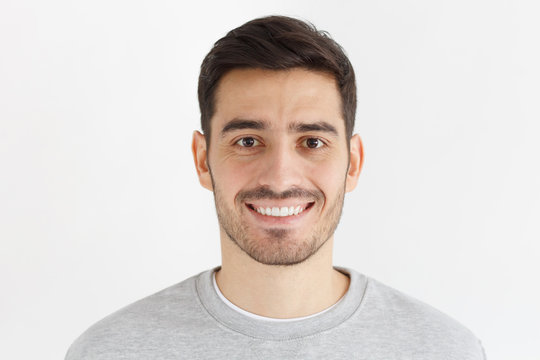
#> input picture utils/man-face-test - Copy.jpg, 540 x 360 px
$ python -i image_preprocessing.py   (imports and definitions only)
#> lines starting #> are read from the running program, lines starting #| are printed output that depends on the picture
#> further down, picture is the input picture: shape (360, 540, 3); mean B, G, R 211.8, 215.7, 222.7
from pathlib import Path
import cv2
import numpy as np

DEBUG_DIR = Path("debug_images")
# [1 line not run here, left out]

def bytes_to_cv_image(image_bytes: bytes) -> np.ndarray:
    if not image_bytes:
        raise ValueError("Image bytes can't be empty")

    image_array = np.frombuffer(image_bytes, dtype=np.uint8)
    image = cv2.imdecode(image_array, cv2.IMREAD_COLOR) # load as color image
    if image is None:
        raise ValueError("Image bytes can't be decoded")

    #print("Decoded image shape:", image.shape)

    #cv2.imwrite(str(DEBUG_DIR / f"{name}.jpg"), image)
    return image


def preprocess_image_for_comparison(image: np.ndarray) -> np.ndarray:
    image = crop_largest_face(image)
    image = cv2.resize(image, (256, 256))
    #image = cv2.cvtColor(image, cv2.COLOR_BGR2RGB) if model requires uncomment
    image = image.astype(np.float32) / 255.0

    return image

def crop_largest_face(image: np.ndarray) -> np.ndarray:
    gray_image = cv2.cvtColor(image, cv2.COLOR_BGR2GRAY)
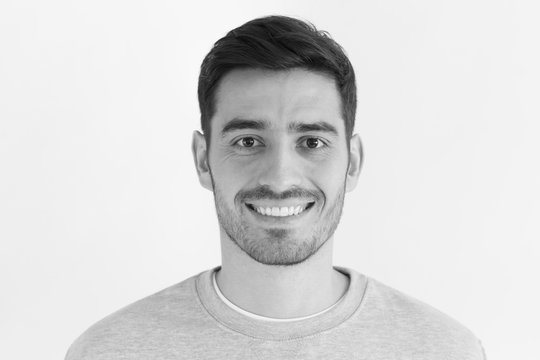
#> gray_image: shape (360, 540); min 4, max 255, mean 217.4

    face_cascade = cv2.CascadeClassifier(
        cv2.data.haarcascades + "haarcascade_frontalface_default.xml"
    )

    faces = face_cascade.detectMultiScale(
        gray_image,
        scaleFactor=1.10, # increase search window size by 10%
        minNeighbors=5, # 5 is ok, change this to a higher value if it detects other faces
        minSize=(60, 60),
    )
#> faces = [[182, 64, 195, 195]]

    if len(faces) == 0:
        raise ValueError("No face detected")

    # choose the biggest detected face. #face[2] = width, face[3] height. Choose the largest area (face[2] * face[3])
    x, y, w, h = max(faces, key=lambda face: face[2] * face[3])
#> x = 182; y = 64; w = 195; h = 195
    # crop
    return image[y:y + h, x:x + w]
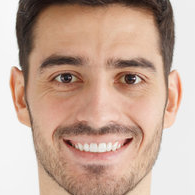
#> returned value: shape (195, 195, 3); mean of channels 0, 1, 2 152.3, 168.3, 197.7; drawn as B, G, R


def preprocess_for_model(image: np.ndarray, size: int = 256,
                         denoise: bool = True) -> np.ndarray:
    """Pripravi sivinsko sliko obraza za LBP/ORB primerjavo.

    Koraki:
    1. izrez najvecjega obraza (Haar kaskada),
    2. sprememba velikosti na size x size (poenotenje vhoda),
    3. pretvorba v sivinski barvni prostor (LBP in ORB delata na intenziteti),
    4. odstranjevanje suma z medianskim filtrom (ohrani robove),
    5. izenacevanje histograma (CLAHE) za neobcutljivost na osvetlitev.

    Vrne uint8 sivinsko sliko velikosti size x size.
    """
    face = crop_largest_face(image)
    face = cv2.resize(face, (size, size))
    gray = cv2.cvtColor(face, cv2.COLOR_BGR2GRAY)
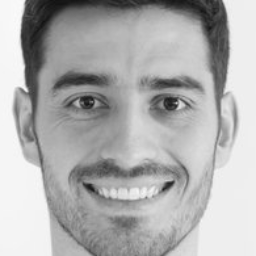
#> gray: shape (256, 256); min 18, max 252, mean 175.2

    if denoise:
        # mediansko glajenje odstrani 'sol-poper' sum, ohrani robove
        gray = cv2.medianBlur(gray, 3)

    # CLAHE = lokalno izenacevanje histograma -> odpornost na razlicno svetlobo
    clahe = cv2.createCLAHE(clipLimit=2.0, tileGridSize=(8, 8))
    gray = clahe.apply(gray)
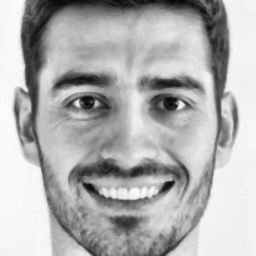
#> gray: shape (256, 256); min 7, max 253, mean 176.4

    return gray

>>> import cv2
>>> picture = cv2.imread('../utils/man-face-test - Copy.jpg')
>>> result = preprocess_for_model(picture)
